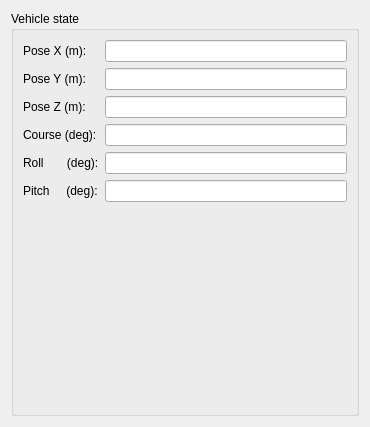
<?xml version="1.0" encoding="UTF-8"?>
<ui version="4.0">
 <class>vehicle_state_table</class>
 <widget class="QWidget" name="vehicle_state_table">
  <property name="geometry">
   <rect>
    <x>0</x>
    <y>0</y>
    <width>370</width>
    <height>427</height>
   </rect>
  </property>
  <property name="windowTitle">
   <string>Form</string>
  </property>
  <layout class="QGridLayout" name="gridLayout">
   <item row="0" column="0">
    <widget class="QGroupBox" name="groupBox">
     <property name="title">
      <string>Vehicle state</string>
     </property>
     <layout class="QFormLayout" name="formLayout">
      <item row="0" column="0">
       <widget class="QLabel" name="x_label">
        <property name="text">
         <string>Pose X (m):</string>
        </property>
       </widget>
      </item>
      <item row="1" column="0">
       <widget class="QLabel" name="y_label">
        <property name="text">
         <string>Pose Y (m):</string>
        </property>
       </widget>
      </item>
      <item row="2" column="0">
       <widget class="QLabel" name="z_label">
        <property name="text">
         <string>Pose Z (m):</string>
        </property>
       </widget>
      </item>
      <item row="3" column="0">
       <widget class="QLabel" name="course_label">
        <property name="text">
         <string>Сourse (deg):</string>
        </property>
       </widget>
      </item>
      <item row="4" column="0">
       <widget class="QLabel" name="roll_label">
        <property name="text">
         <string>Roll       (deg):</string>
        </property>
       </widget>
      </item>
      <item row="5" column="0">
       <widget class="QLabel" name="pitch_label">
        <property name="text">
         <string>Pitch     (deg):</string>
        </property>
       </widget>
      </item>
      <item row="0" column="1">
       <widget class="QLineEdit" name="x_edit">
        <property name="readOnly">
         <bool>true</bool>
        </property>
       </widget>
      </item>
      <item row="1" column="1">
       <widget class="QLineEdit" name="y_edit">
        <property name="readOnly">
         <bool>true</bool>
        </property>
       </widget>
      </item>
      <item row="2" column="1">
       <widget class="QLineEdit" name="z_edit">
        <property name="readOnly">
         <bool>true</bool>
        </property>
       </widget>
      </item>
      <item row="3" column="1">
       <widget class="QLineEdit" name="course_edit">
        <property name="readOnly">
         <bool>true</bool>
        </property>
       </widget>
      </item>
      <item row="4" column="1">
       <widget class="QLineEdit" name="roll_edit">
        <property name="readOnly">
         <bool>true</bool>
        </property>
       </widget>
      </item>
      <item row="5" column="1">
       <widget class="QLineEdit" name="pitch_edit">
        <property name="readOnly">
         <bool>true</bool>
        </property>
       </widget>
      </item>
     </layout>
    </widget>
   </item>
  </layout>
 </widget>
 <resources/>
 <connections/>
</ui>
